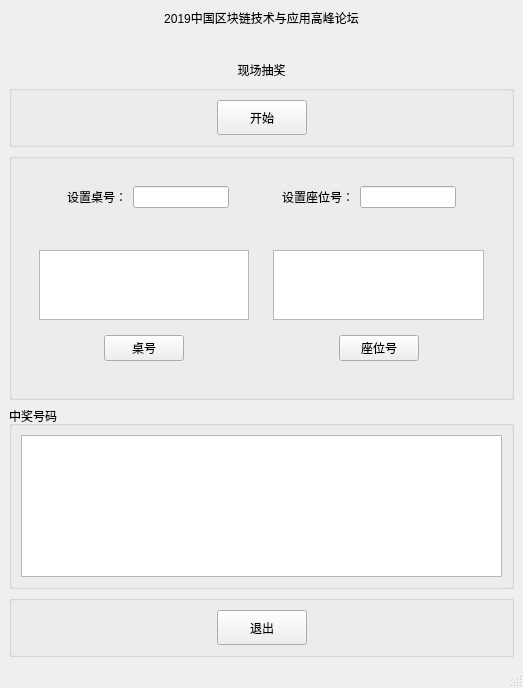
<?xml version="1.0" encoding="UTF-8"?>
<ui version="4.0">
 <class>MainWindow</class>
 <widget class="QMainWindow" name="MainWindow">
  <property name="geometry">
   <rect>
    <x>0</x>
    <y>0</y>
    <width>523</width>
    <height>688</height>
   </rect>
  </property>
  <property name="windowTitle">
   <string>MainWindow</string>
  </property>
  <widget class="QWidget" name="centralwidget">
   <layout class="QVBoxLayout" name="verticalLayout" stretch="1,0,1,4,4,1">
    <item>
     <widget class="QLabel" name="label">
      <property name="layoutDirection">
       <enum>Qt::LeftToRight</enum>
      </property>
      <property name="text">
       <string>2019中国区块链技术与应用高峰论坛</string>
      </property>
      <property name="alignment">
       <set>Qt::AlignHCenter|Qt::AlignTop</set>
      </property>
     </widget>
    </item>
    <item>
     <widget class="QLabel" name="label_2">
      <property name="text">
       <string>现场抽奖</string>
      </property>
      <property name="alignment">
       <set>Qt::AlignCenter</set>
      </property>
     </widget>
    </item>
    <item>
     <widget class="QGroupBox" name="groupBox_3">
      <property name="title">
       <string/>
      </property>
      <layout class="QHBoxLayout" name="horizontalLayout">
       <item>
        <spacer name="horizontalSpacer_3">
         <property name="orientation">
          <enum>Qt::Horizontal</enum>
         </property>
         <property name="sizeHint" stdset="0">
          <size>
           <width>40</width>
           <height>20</height>
          </size>
         </property>
        </spacer>
       </item>
       <item>
        <widget class="QPushButton" name="pushButton_4">
         <property name="minimumSize">
          <size>
           <width>90</width>
           <height>35</height>
          </size>
         </property>
         <property name="text">
          <string>开始</string>
         </property>
        </widget>
       </item>
       <item>
        <spacer name="horizontalSpacer_4">
         <property name="orientation">
          <enum>Qt::Horizontal</enum>
         </property>
         <property name="sizeHint" stdset="0">
          <size>
           <width>40</width>
           <height>20</height>
          </size>
         </property>
        </spacer>
       </item>
      </layout>
     </widget>
    </item>
    <item>
     <widget class="QGroupBox" name="groupBox_2">
      <property name="title">
       <string/>
      </property>
      <layout class="QVBoxLayout" name="verticalLayout_2" stretch="1,3">
       <item>
        <widget class="QWidget" name="widget_5" native="true">
         <layout class="QHBoxLayout" name="horizontalLayout_6">
          <item>
           <spacer name="horizontalSpacer_11">
            <property name="orientation">
             <enum>Qt::Horizontal</enum>
            </property>
            <property name="sizeHint" stdset="0">
             <size>
              <width>40</width>
              <height>20</height>
             </size>
            </property>
           </spacer>
          </item>
          <item>
           <widget class="QWidget" name="widget" native="true">
            <layout class="QHBoxLayout" name="horizontalLayout_3">
             <item>
              <widget class="QLabel" name="label_3">
               <property name="text">
                <string>设置桌号：</string>
               </property>
              </widget>
             </item>
             <item>
              <widget class="QLineEdit" name="lineEdit"/>
             </item>
            </layout>
           </widget>
          </item>
          <item>
           <spacer name="horizontalSpacer_5">
            <property name="orientation">
             <enum>Qt::Horizontal</enum>
            </property>
            <property name="sizeHint" stdset="0">
             <size>
              <width>40</width>
              <height>20</height>
             </size>
            </property>
           </spacer>
          </item>
          <item>
           <widget class="QWidget" name="widget_2" native="true">
            <layout class="QHBoxLayout" name="horizontalLayout_4">
             <item>
              <widget class="QLabel" name="label_4">
               <property name="text">
                <string>设置座位号：</string>
               </property>
              </widget>
             </item>
             <item>
              <widget class="QLineEdit" name="lineEdit_2"/>
             </item>
            </layout>
           </widget>
          </item>
          <item>
           <spacer name="horizontalSpacer_12">
            <property name="orientation">
             <enum>Qt::Horizontal</enum>
            </property>
            <property name="sizeHint" stdset="0">
             <size>
              <width>40</width>
              <height>20</height>
             </size>
            </property>
           </spacer>
          </item>
         </layout>
        </widget>
       </item>
       <item>
        <widget class="QWidget" name="widget_6" native="true">
         <layout class="QHBoxLayout" name="horizontalLayout_7">
          <item>
           <spacer name="horizontalSpacer_14">
            <property name="orientation">
             <enum>Qt::Horizontal</enum>
            </property>
            <property name="sizeHint" stdset="0">
             <size>
              <width>40</width>
              <height>20</height>
             </size>
            </property>
           </spacer>
          </item>
          <item>
           <widget class="QWidget" name="widget_4" native="true">
            <layout class="QVBoxLayout" name="verticalLayout_4">
             <item>
              <widget class="QTextBrowser" name="textBrowser"/>
             </item>
             <item>
              <widget class="QWidget" name="widget_7" native="true">
               <layout class="QHBoxLayout" name="horizontalLayout_8">
                <item>
                 <spacer name="horizontalSpacer_7">
                  <property name="orientation">
                   <enum>Qt::Horizontal</enum>
                  </property>
                  <property name="sizeHint" stdset="0">
                   <size>
                    <width>29</width>
                    <height>20</height>
                   </size>
                  </property>
                 </spacer>
                </item>
                <item>
                 <widget class="QPushButton" name="pushButton">
                  <property name="text">
                   <string>桌号</string>
                  </property>
                 </widget>
                </item>
                <item>
                 <spacer name="horizontalSpacer_6">
                  <property name="orientation">
                   <enum>Qt::Horizontal</enum>
                  </property>
                  <property name="sizeHint" stdset="0">
                   <size>
                    <width>30</width>
                    <height>20</height>
                   </size>
                  </property>
                 </spacer>
                </item>
               </layout>
              </widget>
             </item>
            </layout>
           </widget>
          </item>
          <item>
           <spacer name="horizontalSpacer_13">
            <property name="orientation">
             <enum>Qt::Horizontal</enum>
            </property>
            <property name="sizeHint" stdset="0">
             <size>
              <width>40</width>
              <height>20</height>
             </size>
            </property>
           </spacer>
          </item>
          <item>
           <spacer name="horizontalSpacer_10">
            <property name="orientation">
             <enum>Qt::Horizontal</enum>
            </property>
            <property name="sizeHint" stdset="0">
             <size>
              <width>40</width>
              <height>20</height>
             </size>
            </property>
           </spacer>
          </item>
          <item>
           <widget class="QWidget" name="widget_3" native="true">
            <layout class="QVBoxLayout" name="verticalLayout_3">
             <item>
              <widget class="QTextBrowser" name="textBrowser_2"/>
             </item>
             <item>
              <widget class="QWidget" name="widget_8" native="true">
               <layout class="QHBoxLayout" name="horizontalLayout_9">
                <item>
                 <spacer name="horizontalSpacer_8">
                  <property name="orientation">
                   <enum>Qt::Horizontal</enum>
                  </property>
                  <property name="sizeHint" stdset="0">
                   <size>
                    <width>23</width>
                    <height>20</height>
                   </size>
                  </property>
                 </spacer>
                </item>
                <item>
                 <widget class="QPushButton" name="pushButton_2">
                  <property name="text">
                   <string>座位号</string>
                  </property>
                 </widget>
                </item>
                <item>
                 <spacer name="horizontalSpacer_9">
                  <property name="orientation">
                   <enum>Qt::Horizontal</enum>
                  </property>
                  <property name="sizeHint" stdset="0">
                   <size>
                    <width>24</width>
                    <height>20</height>
                   </size>
                  </property>
                 </spacer>
                </item>
               </layout>
              </widget>
             </item>
            </layout>
           </widget>
          </item>
          <item>
           <spacer name="horizontalSpacer_15">
            <property name="orientation">
             <enum>Qt::Horizontal</enum>
            </property>
            <property name="sizeHint" stdset="0">
             <size>
              <width>40</width>
              <height>20</height>
             </size>
            </property>
           </spacer>
          </item>
         </layout>
        </widget>
       </item>
      </layout>
     </widget>
    </item>
    <item>
     <widget class="QGroupBox" name="groupBox">
      <property name="title">
       <string>中奖号码</string>
      </property>
      <layout class="QHBoxLayout" name="horizontalLayout_5">
       <item>
        <widget class="QListWidget" name="listWidget"/>
       </item>
      </layout>
     </widget>
    </item>
    <item>
     <widget class="QGroupBox" name="groupBox_4">
      <property name="title">
       <string/>
      </property>
      <layout class="QHBoxLayout" name="horizontalLayout_2">
       <item>
        <spacer name="horizontalSpacer">
         <property name="orientation">
          <enum>Qt::Horizontal</enum>
         </property>
         <property name="sizeHint" stdset="0">
          <size>
           <width>40</width>
           <height>20</height>
          </size>
         </property>
        </spacer>
       </item>
       <item>
        <widget class="QPushButton" name="pushButton_3">
         <property name="minimumSize">
          <size>
           <width>90</width>
           <height>35</height>
          </size>
         </property>
         <property name="text">
          <string>退出</string>
         </property>
        </widget>
       </item>
       <item>
        <spacer name="horizontalSpacer_2">
         <property name="orientation">
          <enum>Qt::Horizontal</enum>
         </property>
         <property name="sizeHint" stdset="0">
          <size>
           <width>40</width>
           <height>20</height>
          </size>
         </property>
        </spacer>
       </item>
      </layout>
     </widget>
    </item>
   </layout>
  </widget>
  <widget class="QMenuBar" name="menubar">
   <property name="geometry">
    <rect>
     <x>0</x>
     <y>0</y>
     <width>523</width>
     <height>22</height>
    </rect>
   </property>
  </widget>
  <widget class="QStatusBar" name="statusbar"/>
 </widget>
 <resources/>
 <connections>
  <connection>
   <sender>pushButton_3</sender>
   <signal>clicked()</signal>
   <receiver>MainWindow</receiver>
   <slot>close()</slot>
   <hints>
    <hint type="sourcelabel">
     <x>255</x>
     <y>305</y>
    </hint>
    <hint type="destinationlabel">
     <x>356</x>
     <y>369</y>
    </hint>
   </hints>
  </connection>
 </connections>
</ui>
